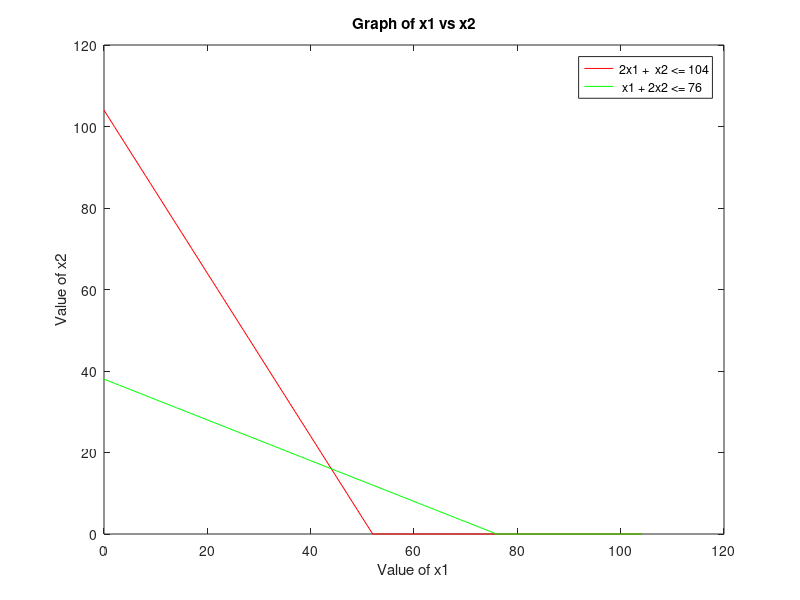

This chart was generated by the following MATLAB code:
% MATLAB CODE FOR GRAPHICAL METHOD

% Max Z = 6x1 + 11x2
% s.t.  2x1 +  x2 <= 104
%        x1 + 2x2 <= 76
%       x1, x2 >= 0

format short;
clear all;
clc;

% Phase 1: Input parameters
C = [6 11];     %%% Cost of objective function
A = [2 1; 1 2]; %%% Constrained coefficients
b = [104; 76];  %%% Constraint values

% Phase 2: Plotting of graph
y1 = 0:max(b); %%% Values of x1>=0 to try
x21 = (b(1) - A(1, 1) * y1) ./ A(1, 2); %%% Values of x2 from constraint 1
x22 = (b(2) - A(2, 1) * y1) ./ A(2, 2); %%% Values of x2 from constraint 2

%%% Putting constraint x2 >= 0
x21 = max(0, x21);
x22 = max(0, x22);

%%% Plotting constraints on graph
plot(y1, x21, 'r', y1, x22, 'g');
xlabel("Value of x1");
ylabel("Value of x2");
title("Graph of x1 vs x2");
legend("2x1 +  x2 <= 104", " x1 + 2x2 <= 76");

% Phase 3: Finding corner points from graphs
cx1 = find(y1==0); %%% where x1 is 0
c1 = find(x21==0); %%% where x2 for constraint 1 is 0
%%% finding the coordinates of the region
line1 = [y1(:, [c1, cx1]); x21(:, [c1, cx1])]'

%%% doing same with line2
c2 = find(x22==0);
line2 = [y1(:, [c2, cx1]); x22(:, [c2, cx1])]'

corpt = unique([line1; line2], "rows")

% Phase 4: Find the point of intersection
SA = [0; 0];
for i = 1:size(A, 1)
    s1 = A(i, :);
    b1 = b(i, :);
    for j = i+1:size(A, 1)
        s2 = A(j, :);
        b2 = b(j, :);
   
        A1 = [s1; s2];
        B1 = [b1; b2];
        
        X = A1\B1;
        SA = [SA X];
    end
end
ptt = SA';

% Phase 5: Find ALL the corner points
allpt = [ptt; corpt];
points = unique(allpt, "rows");

% Phase 6: Find feasable region(s)
for i=1:size(points, 1)
    const1(i) = A(1, 1)*points(i, 1) + A(1, 2)*points(i, 2) - b(1);
    const2(i) = A(2, 1)*points(i, 1) + A(2, 2)*points(i, 2) - b(2);
end
k1 = find(const1 > 0);
k2 = find(const2 > 0);
k = unique([k1 k2]);
points(k, :) = [];

% Phase 7: Compute objective function
value = points * C';
table = [points value]
[obj, index] = max(value);
x1 = points(index, 1);
x2 = points(index, 2);
fprintf("objective value is %f at (%f, %f)", obj, x1, x2);